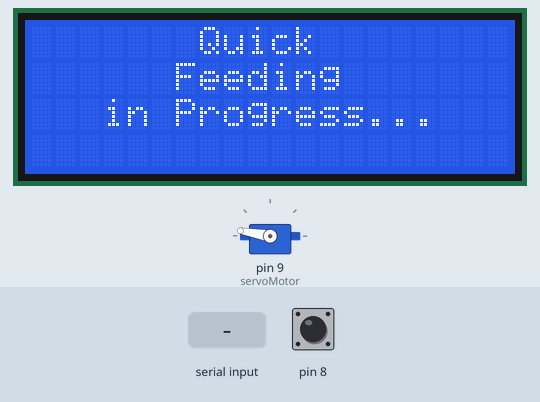
Recording of a sketch running on a simulated Arduino Uno, built with avr-gcc and run on an emulated ATmega328P. Shown: servo, 20×4 character LCD. The inputs (shaded band) are chosen by the test bench; at power-on: pin 8 HIGH.

Above: at 4.2 s.
4.3 s: "A" received over Serial
At 25.5 s:
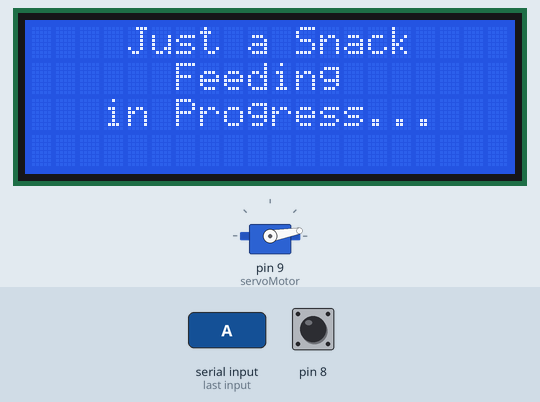
26.3 s: "B" received over Serial
At 37.9 s:
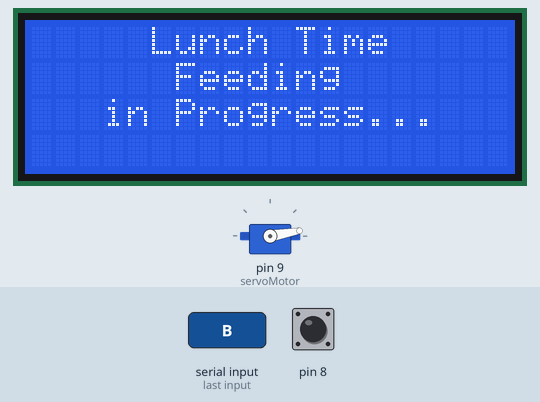
40.7 s: "1" received over Serial
At 60.0 s:
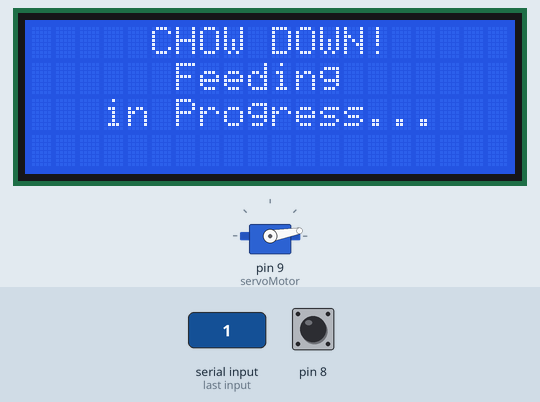
Timing chart, 0 to 68.7 s (numbered marks = the images above; inputs shaded):
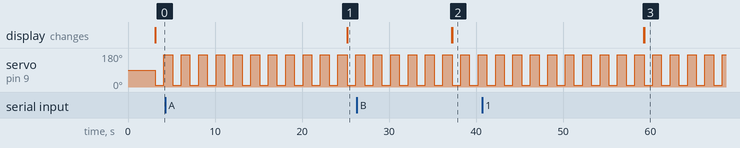

Measured:
- after the input at 4.3 s, the display: changes after 20.9 s (image 1)
- after the input at 26.3 s, the display: first differs from a run without the input after 10.9 s (image 2)
- after the input at 40.7 s, the display: first differs from a run without the input after 18.6 s (image 3)
- by itself, servo on pin 9 (servoMotor): alternates 170° for 1.0 s and 10° for 1.0 s

The sketch:

feeder_arduino.ino
```cpp
#include <Wire.h>
#include <LiquidCrystal_I2C.h>
#include <SoftwareSerial.h>
#include <Servo.h>

//Create LCD screen/Servo motor objects:
LiquidCrystal_I2C lcd(0x20, 20, 4); //Initialize the LCD screen
Servo servoMotor;

//Determine delay for each of the feeding increments:
int shortDelay = 5;
int medDelay = 10;
int longDelay = 15;

void setup(){
  //Initialize Serial communication for Bluetooth module:
  Serial.begin(9600);
  servoMotor.attach(9); //Control Servo motor at digital pin 9 (yellow wire)

  //Initialize LCD display:
  lcd.init();
  lcd.backlight();
  lcd.setCursor(7, 0);
  lcd.print("Hello!");
  delay(3000);
  lcd.clear();
  lcd.setCursor(5, 0);
  lcd.print("Waiting...");

  //Initialize Servo motor:
  //servoMotor.write(90);

  //Quick-feed pin reading:
  pinMode(8, INPUT_PULLUP);
}

void loop(){
  char readChar = ""; //Initialize an empty variable to store serial input
  readChar = getSerialInput(); //Get serial data input
  feedAction(readChar); //Feed based on the Serial data received
}

char getSerialInput(){
  //Use function to read Serial input from the HC-05 module:
  char readChar = "";
  while(1){ //Enter an infinite loop:
    if(Serial.available() > 0){ //if there is serial information to be read...
      readChar = Serial.read(); //Read the received character and store it - should only get one character at a time
      break;
    }
    if(digitalRead(8) == HIGH){
      quickFeed();
    }
  }
  return readChar;
}

//Add LCD screen messages to the below function:
void feedAction(char readChar){
  if(readChar == 'A'){ //Shortest feeding interval:
    lcd.clear();
    lcd.setCursor(4, 0);
    lcd.print("Just a Snack");
    lcd.setCursor(6, 1);
    lcd.print("Feeding");
    lcd.setCursor(3, 2);
    lcd.print("in Progress...");

    turnMotor(shortDelay);
  }
  else if(readChar == 'B'){ //Medium-length feeding interval:
    lcd.setCursor(5, 0);
    lcd.print("Lunch Time");
    lcd.setCursor(6, 1);
    lcd.print("Feeding");
    lcd.setCursor(3, 2);
    lcd.print("in Progress...");

    turnMotor(medDelay);
  }
  else{ //Longest feeding interval:
    lcd.clear();
    lcd.setCursor(5, 0);
    lcd.print("CHOW DOWN!");
    lcd.setCursor(6, 1);
    lcd.print("Feeding");
    lcd.setCursor(3, 2);
    lcd.print("in Progress...");

    turnMotor(longDelay);
  }

  delay(10);
  lcd.clear();
  lcd.setCursor(5, 0);
  lcd.print("Waiting...");
}

void quickFeed(){
  lcd.clear();
  lcd.setCursor(7, 0);
  lcd.print("Quick");
  lcd.setCursor(6, 1);
  lcd.print("Feeding");
  lcd.setCursor(3, 2);
  lcd.print("in Progress...");

  turnMotor(medDelay);

  delay(10);
  lcd.clear();
  lcd.setCursor(5, 0);
  lcd.print("Waiting...");
}

void turnMotor(int servoInt){
  for(int i=0; i<=servoInt; i++){
    servoMotor.write(10);
    delay(1000);
    servoMotor.write(170);
    delay(1000);
    }
}
```
